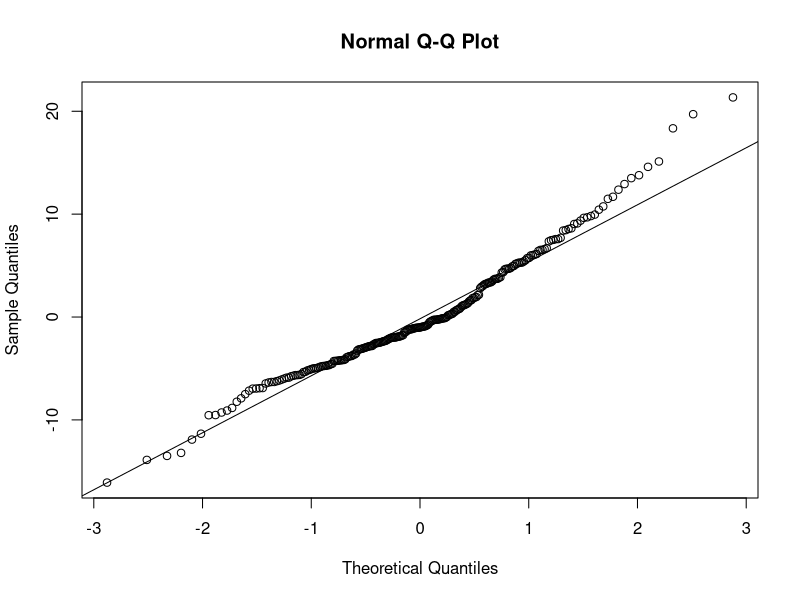
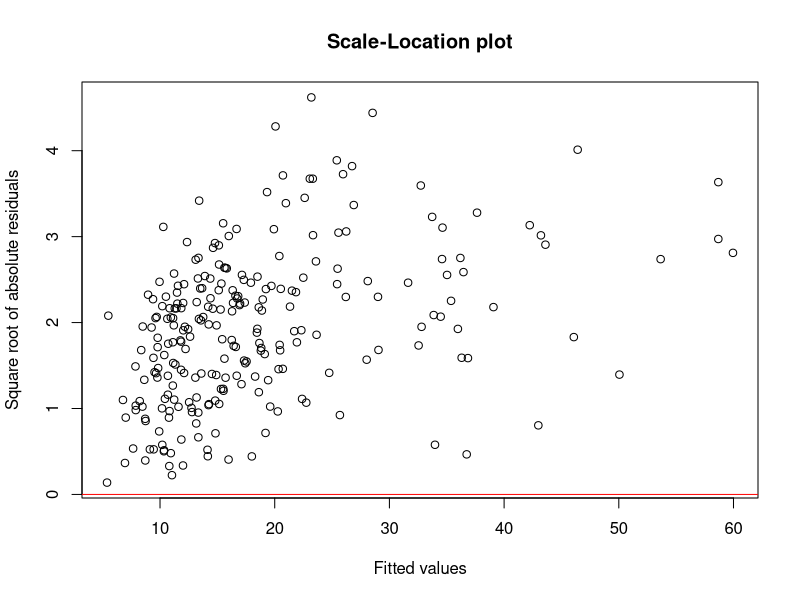
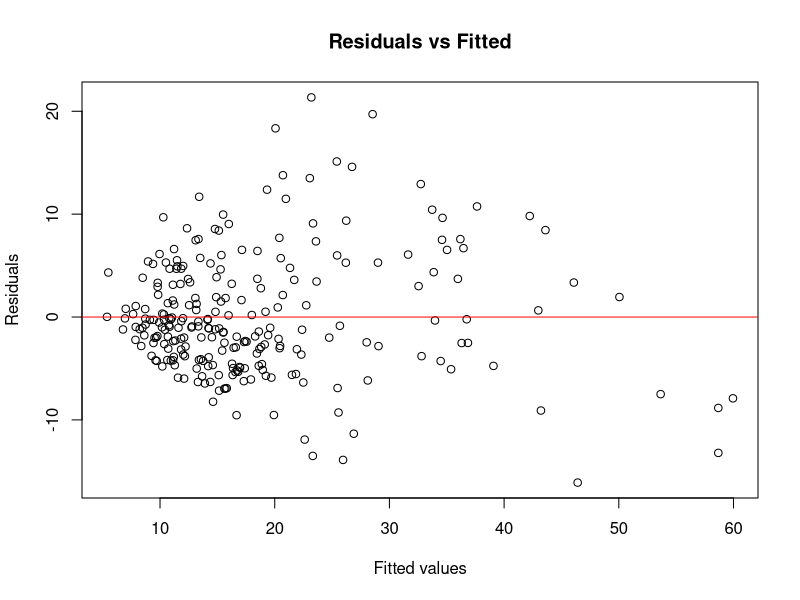

Write R code to recreate these figures, in order.
# 讀取 CSV 檔案，將 "#N/A" 轉換為真正的 NA（缺失值）
data <- read.csv("data.csv", na.strings = "#N/A")

# 移除含有缺失值的觀測值
data <- na.omit(data)

data$RPA <- factor(data$RPA)
data$Year <- factor(data$Year)
data$Industry <- factor(data$Industry)
data$BVE<-as.numeric(data$BVE)
data$NIS<-as.numeric(data$NIS)
data$LNPrice<-log(data$Price)
data$KY <- factor(data$KY)
data$RPA_Count_sq<-data$RPA_Count*data$RPA_Count
data$Finance <- factor(data$Finance)
#^M28|^M30000|
data <- subset(data, (grepl("^M28|^M3000", Industry)))
data <- na.omit(data)


############################### winsorizing 1% greater (But equal to dummy)

# Define a function for winsorizing
winsorize <- function(x) {
  p1 <- quantile(x, probs = 0.01)  # 1st percentile value
  p99 <- quantile(x, probs = 0.99)  # 99th percentile value
  x[x < p1] <- p1  # Replace values below 1st percentile
  x[x > p99] <- p99  # Replace values above 99th percentile
  return(x)
}

# Winsorize each continuous variable
data$BVE <- winsorize(data$BVE)
data$LNAT <- winsorize(data$LNAT)
data$NIS <- winsorize(data$NIS)
data$LN_RPA_Count <- winsorize(data$LN_RPA_Count)
data$RPA_Count <- winsorize(data$RPA_Count)
data$RPA_Count_sq<-data$RPA_Count*data$RPA_Count
data$Price<-winsorize(data$Price)


# Now, perform the Huber regression or any regression analysis using winsorized variables
model <- lm(Price ~ BVE + LNAT + NIS + RPA + Year , data = data)
summary(model)

# Now, perform the Huber regression or any regression analysis using winsorized variables
modelsq <- lm(Price ~ BVE + LNAT + NIS + RPA_Count + RPA_Count_sq + Year, data = data)
summary(modelsq)


# Extract residuals from the linear regression model
model_residuals <- resid(model)

# Calculate theoretical quantiles for normal distribution
theoretical_quantiles <- qnorm(ppoints(length(model_residuals)))

# Create Q-Q plot results
qq_results <- qqnorm(model_residuals)
qq_line <- qqline(model_residuals)

# Combine Q-Q plot results into a data frame
qq_data <- data.frame(Theoretical_Quantiles = theoretical_quantiles, Residuals = model_residuals)

# Append the Q-Q plot results to your dataset data_PSM
data_PSM <- cbind(data, qq_data)

# Check for homoscedasticity using a plot of residuals vs. fitted values
plot(fitted(model), sqrt(abs(resid(model))), xlab = "Fitted values", ylab = "Square root of absolute residuals", main = "Scale-Location plot")
abline(h = 0, col = "red") # Add a horizontal line at y = 0

# Check for linearity using scatterplot of residuals vs. fitted values
plot(fitted(model), resid(model), xlab = "Fitted values", ylab = "Residuals", main = "Residuals vs Fitted")
abline(h = 0, col = "red") # Add a horizontal line at y = 0


# 將結果儲存到文字檔案
summary_text <- capture.output(summary(model),summary(modelsq))
sink("regression_summary.txt")
cat(summary_text, sep = "\n")
sink()

